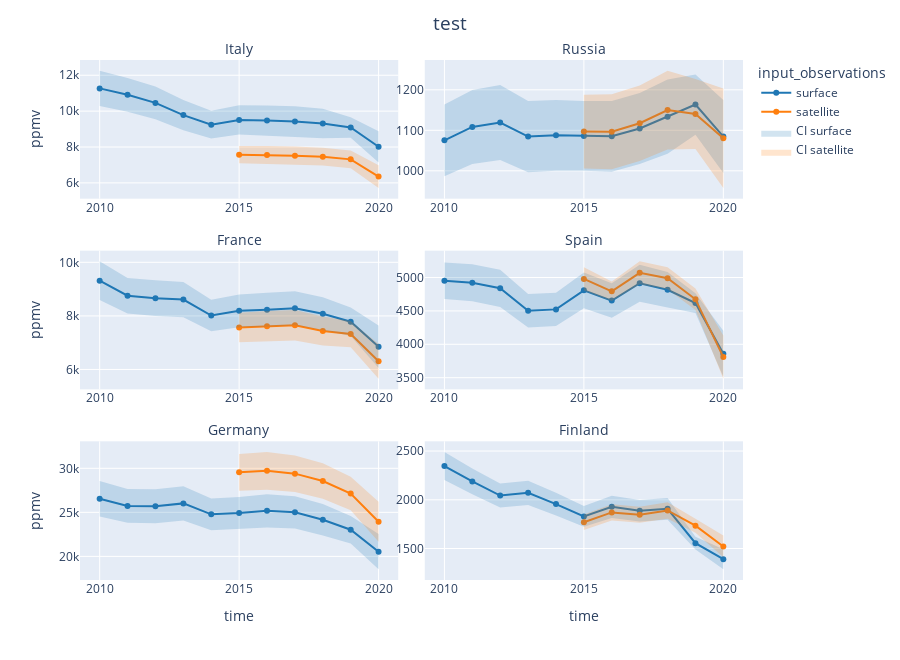

This figure's notebook cell:
### Code cell
surface_satellite_yearly_plot("carbon_dioxide", countries, years, months, "test")

### Figure 1 — Plotly figure (JSON) as saved in the notebook; plotly's stock layout.template omitted (floating-point values rounded to 4 significant figures)
{"data": [{"hovertemplate": "input_observations=surface<br>admin=Italy<br>time=%{x}<br>mean=%{y}<extra></extra>", "legendgroup": "surface", "line": {"color": "#1F77B4", "dash": "solid"}, "marker": {"symbol": "circle"}, "mode": "lines+markers", "name": "surface", "orientation": "v", "showlegend": true, "type": "scatter", "x": ["2010-01-01T00:00:00", "2011-01-01T00:00:00", "2012-01-01T00:00:00", "2013-01-01T00:00:00", "2014-01-01T00:00:00", "2015-01-01T00:00:00", "2016-01-01T00:00:00", "2017-01-01T00:00:00", "2018-01-01T00:00:00", "2019-01-01T00:00:00", "2020-01-01T00:00:00"], "xaxis": "x5", "y": [11270.0, 10910.0, 10460.0, 9778.0, 9246.0, 9509.0, 9476.0, 9421.0, 9311.0, 9087.0, 8012.0], "yaxis": "y5"}, {"hovertemplate": "input_observations=surface<br>admin=Russia<br>time=%{x}<br>mean=%{y}<extra></extra>", "legendgroup": "surface", "line": {"color": "#1F77B4", "dash": "solid"}, "marker": {"symbol": "circle"}, "mode": "lines+markers", "name": "surface", "orientation": "v", "showlegend": false, "type": "scatter", "x": ["2010-01-01T00:00:00", "2011-01-01T00:00:00", "2012-01-01T00:00:00", "2013-01-01T00:00:00", "2014-01-01T00:00:00", "2015-01-01T00:00:00", "2016-01-01T00:00:00", "2017-01-01T00:00:00", "2018-01-01T00:00:00", "2019-01-01T00:00:00", "2020-01-01T00:00:00"], "xaxis": "x6", "y": [1075.0, 1108.0, 1119.0, 1085.0, 1088.0, 1086.0, 1085.0, 1105.0, 1134.0, 1164.0, 1085.0], "yaxis": "y6"}, {"hovertemplate": "input_observations=surface<br>admin=France<br>time=%{x}<br>mean=%{y}<extra></extra>", "legendgroup": "surface", "line": {"color": "#1F77B4", "dash": "solid"}, "marker": {"symbol": "circle"}, "mode": "lines+markers", "name": "surface", "orientation": "v", "showlegend": false, "type": "scatter", "x": ["2010-01-01T00:00:00", "2011-01-01T00:00:00", "2012-01-01T00:00:00", "2013-01-01T00:00:00", "2014-01-01T00:00:00", "2015-01-01T00:00:00", "2016-01-01T00:00:00", "2017-01-01T00:00:00", "2018-01-01T00:00:00", "2019-01-01T00:00:00", "2020-01-01T00:00:00"], "xaxis": "x3", "y": [9314.0, 8752.0, 8661.0, 8610.0, 8015.0, 8189.0, 8227.0, 8285.0, 8081.0, 7783.0, 6851.0], "yaxis": "y3"}, {"hovertemplate": "input_observations=surface<br>admin=Spain<br>time=%{x}<br>mean=%{y}<extra></extra>", "legendgroup": "surface", "line": {"color": "#1F77B4", "dash": "solid"}, "marker": {"symbol": "circle"}, "mode": "lines+markers", "name": "surface", "orientation": "v", "showlegend": false, "type": "scatter", "x": ["2010-01-01T00:00:00", "2011-01-01T00:00:00", "2012-01-01T00:00:00", "2013-01-01T00:00:00", "2014-01-01T00:00:00", "2015-01-01T00:00:00", "2016-01-01T00:00:00", "2017-01-01T00:00:00", "2018-01-01T00:00:00", "2019-01-01T00:00:00", "2020-01-01T00:00:00"], "xaxis": "x4", "y": [4952.0, 4922.0, 4838.0, 4503.0, 4523.0, 4807.0, 4655.0, 4914.0, 4817.0, 4617.0, 3859.0], "yaxis": "y4"}, {"hovertemplate": "input_observations=surface<br>admin=Germany<br>time=%{x}<br>mean=%{y}<extra></extra>", "legendgroup": "surface", "line": {"color": "#1F77B4", "dash": "solid"}, "marker": {"symbol": "circle"}, "mode": "lines+markers", "name": "surface", "orientation": "v", "showlegend": false, "type": "scatter", "x": ["2010-01-01T00:00:00", "2011-01-01T00:00:00", "2012-01-01T00:00:00", "2013-01-01T00:00:00", "2014-01-01T00:00:00", "2015-01-01T00:00:00", "2016-01-01T00:00:00", "2017-01-01T00:00:00", "2018-01-01T00:00:00", "2019-01-01T00:00:00", "2020-01-01T00:00:00"], "xaxis": "x", "y": [26550.0, 25730.0, 25690.0, 26020.0, 24770.0, 24930.0, 25170.0, 25000.0, 24160.0, 23020.0, 20530.0], "yaxis": "y"}, {"hovertemplate": "input_observations=surface<br>admin=Finland<br>time=%{x}<br>mean=%{y}<extra></extra>", "legendgroup": "surface", "line": {"color": "#1F77B4", "dash": "solid"}, "marker": {"symbol": "circle"}, "mode": "lines+markers", "name": "surface", "orientation": "v", "showlegend": false, "type": "scatter", "x": ["2010-01-01T00:00:00", "2011-01-01T00:00:00", "2012-01-01T00:00:00", "2013-01-01T00:00:00", "2014-01-01T00:00:00", "2015-01-01T00:00:00", "2016-01-01T00:00:00", "2017-01-01T00:00:00", "2018-01-01T00:00:00", "2019-01-01T00:00:00", "2020-01-01T00:00:00"], "xaxis": "x2", "y": [2346.0, 2188.0, 2044.0, 2071.0, 1956.0, 1829.0, 1927.0, 1888.0, 1907.0, 1554.0, 1390.0], "yaxis": "y2"}, {"hovertemplate": "input_observations=satellite<br>admin=Italy<br>time=%{x}<br>mean=%{y}<extra></extra>", "legendgroup": "satellite", "line": {"color": "#FF7F0E", "dash": "solid"}, "marker": {"symbol": "circle"}, "mode": "lines+markers", "name": "satellite", "orientation": "v", "showlegend": true, "type": "scatter", "x": ["2010-01-01T00:00:00", "2011-01-01T00:00:00", "2012-01-01T00:00:00", "2013-01-01T00:00:00", "2014-01-01T00:00:00", "2015-01-01T00:00:00", "2016-01-01T00:00:00", "2017-01-01T00:00:00", "2018-01-01T00:00:00", "2019-01-01T00:00:00", "2020-01-01T00:00:00"], "xaxis": "x5", "y": [null, null, null, null, null, 7571.0, 7560.0, 7516.0, 7462.0, 7311.0, 6349.0], "yaxis": "y5"}, {"hovertemplate": "input_observations=satellite<br>admin=Russia<br>time=%{x}<br>mean=%{y}<extra></extra>", "legendgroup": "satellite", "line": {"color": "#FF7F0E", "dash": "solid"}, "marker": {"symbol": "circle"}, "mode": "lines+markers", "name": "satellite", "orientation": "v", "showlegend": false, "type": "scatter", "x": ["2010-01-01T00:00:00", "2011-01-01T00:00:00", "2012-01-01T00:00:00", "2013-01-01T00:00:00", "2014-01-01T00:00:00", "2015-01-01T00:00:00", "2016-01-01T00:00:00", "2017-01-01T00:00:00", "2018-01-01T00:00:00", "2019-01-01T00:00:00", "2020-01-01T00:00:00"], "xaxis": "x6", "y": [null, null, null, null, null, 1097.0, 1096.0, 1117.0, 1150.0, 1140.0, 1081.0], "yaxis": "y6"}, {"hovertemplate": "input_observations=satellite<br>admin=France<br>time=%{x}<br>mean=%{y}<extra></extra>", "legendgroup": "satellite", "line": {"color": "#FF7F0E", "dash": "solid"}, "marker": {"symbol": "circle"}, "mode": "lines+markers", "name": "satellite", "orientation": "v", "showlegend": false, "type": "scatter", "x": ["2010-01-01T00:00:00", "2011-01-01T00:00:00", "2012-01-01T00:00:00", "2013-01-01T00:00:00", "2014-01-01T00:00:00", "2015-01-01T00:00:00", "2016-01-01T00:00:00", "2017-01-01T00:00:00", "2018-01-01T00:00:00", "2019-01-01T00:00:00", "2020-01-01T00:00:00"], "xaxis": "x3", "y": [null, null, null, null, null, 7564.0, 7616.0, 7648.0, 7438.0, 7322.0, 6305.0], "yaxis": "y3"}, {"hovertemplate": "input_observations=satellite<br>admin=Spain<br>time=%{x}<br>mean=%{y}<extra></extra>", "legendgroup": "satellite", "line": {"color": "#FF7F0E", "dash": "solid"}, "marker": {"symbol": "circle"}, "mode": "lines+markers", "name": "satellite", "orientation": "v", "showlegend": false, "type": "scatter", "x": ["2010-01-01T00:00:00", "2011-01-01T00:00:00", "2012-01-01T00:00:00", "2013-01-01T00:00:00", "2014-01-01T00:00:00", "2015-01-01T00:00:00", "2016-01-01T00:00:00", "2017-01-01T00:00:00", "2018-01-01T00:00:00", "2019-01-01T00:00:00", "2020-01-01T00:00:00"], "xaxis": "x4", "y": [null, null, null, null, null, 4979.0, 4793.0, 5071.0, 4990.0, 4673.0, 3808.0], "yaxis": "y4"}, {"hovertemplate": "input_observations=satellite<br>admin=Germany<br>time=%{x}<br>mean=%{y}<extra></extra>", "legendgroup": "satellite", "line": {"color": "#FF7F0E", "dash": "solid"}, "marker": {"symbol": "circle"}, "mode": "lines+markers", "name": "satellite", "orientation": "v", "showlegend": false, "type": "scatter", "x": ["2010-01-01T00:00:00", "2011-01-01T00:00:00", "2012-01-01T00:00:00", "2013-01-01T00:00:00", "2014-01-01T00:00:00", "2015-01-01T00:00:00", "2016-01-01T00:00:00", "2017-01-01T00:00:00", "2018-01-01T00:00:00", "2019-01-01T00:00:00", "2020-01-01T00:00:00"], "xaxis": "x", "y": [null, null, null, null, null, 29540.0, 29710.0, 29400.0, 28560.0, 27140.0, 23930.0], "yaxis": "y"}, {"hovertemplate": "input_observations=satellite<br>admin=Finland<br>time=%{x}<br>mean=%{y}<extra></extra>", "legendgroup": "satellite", "line": {"color": "#FF7F0E", "dash": "solid"}, "marker": {"symbol": "circle"}, "mode": "lines+markers", "name": "satellite", "orientation": "v", "showlegend": false, "type": "scatter", "x": ["2010-01-01T00:00:00", "2011-01-01T00:00:00", "2012-01-01T00:00:00", "2013-01-01T00:00:00", "2014-01-01T00:00:00", "2015-01-01T00:00:00", "2016-01-01T00:00:00", "2017-01-01T00:00:00", "2018-01-01T00:00:00", "2019-01-01T00:00:00", "2020-01-01T00:00:00"], "xaxis": "x2", "y": [null, null, null, null, null, 1769.0, 1870.0, 1847.0, 1890.0, 1734.0, 1521.0], "yaxis": "y2"}, {"fillcolor": "rgba(31,119,180, 0.2)", "hoverlabel": {"bgcolor": "rgba(31,119,180, 0.2)"}, "hovertemplate": "Lower: %{y}<extra></extra>", "legendgroup": "CI surface", "line": {"color": "rgba(31,119,180, 0)"}, "mode": "lines+markers", "name": "CI surface", "showlegend": false, "type": "scatter", "x": ["2010-01-01T00:00:00", "2011-01-01T00:00:00", "2012-01-01T00:00:00", "2013-01-01T00:00:00", "2014-01-01T00:00:00", "2015-01-01T00:00:00", "2016-01-01T00:00:00", "2017-01-01T00:00:00", "2018-01-01T00:00:00", "2019-01-01T00:00:00", "2020-01-01T00:00:00"], "xaxis": "x5", "y": [10280.0, 9970.0, 9541.0, 8931.0, 8474.0, 8692.0, 8633.0, 8572.0, 8483.0, 8516.0, 7141.0], "yaxis": "y5"}, {"fill": "tonexty", "fillcolor": "rgba(31,119,180, 0.2)", "hoverinfo": "name+text+y", "hoverlabel": {"bgcolor": "rgba(31,119,180, 0.2)"}, "hovertemplate": "Upper: %{y}<extra></extra>", "legendgroup": "CI surface", "line": {"color": "rgba(31,119,180, 0)"}, "mode": "lines+markers", "name": "CI surface", "showlegend": false, "type": "scatter", "x": ["2010-01-01T00:00:00", "2011-01-01T00:00:00", "2012-01-01T00:00:00", "2013-01-01T00:00:00", "2014-01-01T00:00:00", "2015-01-01T00:00:00", "2016-01-01T00:00:00", "2017-01-01T00:00:00", "2018-01-01T00:00:00", "2019-01-01T00:00:00", "2020-01-01T00:00:00"], "xaxis": "x5", "y": [12260.0, 11850.0, 11380.0, 10620.0, 10020.0, 10330.0, 10320.0, 10270.0, 10140.0, 9659.0, 8883.0], "yaxis": "y5"}, {"fillcolor": "rgba(31,119,180, 0.2)", "hoverlabel": {"bgcolor": "rgba(31,119,180, 0.2)"}, "hovertemplate": "Lower: %{y}<extra></extra>", "legendgroup": "CI surface", "line": {"color": "rgba(31,119,180, 0)"}, "mode": "lines+markers", "name": "CI surface", "showlegend": false, "type": "scatter", "x": ["2010-01-01T00:00:00", "2011-01-01T00:00:00", "2012-01-01T00:00:00", "2013-01-01T00:00:00", "2014-01-01T00:00:00", "2015-01-01T00:00:00", "2016-01-01T00:00:00", "2017-01-01T00:00:00", "2018-01-01T00:00:00", "2019-01-01T00:00:00", "2020-01-01T00:00:00"], "xaxis": "x6", "y": [986.6, 1017.0, 1027.0, 996.5, 1000.0, 1000.0, 998.0, 1017.0, 1042.0, 1089.0, 994.6], "yaxis": "y6"}, {"fill": "tonexty", "fillcolor": "rgba(31,119,180, 0.2)", "hoverinfo": "name+text+y", "hoverlabel": {"bgcolor": "rgba(31,119,180, 0.2)"}, "hovertemplate": "Upper: %{y}<extra></extra>", "legendgroup": "CI surface", "line": {"color": "rgba(31,119,180, 0)"}, "mode": "lines+markers", "name": "CI surface", "showlegend": false, "type": "scatter", "x": ["2010-01-01T00:00:00", "2011-01-01T00:00:00", "2012-01-01T00:00:00", "2013-01-01T00:00:00", "2014-01-01T00:00:00", "2015-01-01T00:00:00", "2016-01-01T00:00:00", "2017-01-01T00:00:00", "2018-01-01T00:00:00", "2019-01-01T00:00:00", "2020-01-01T00:00:00"], "xaxis": "x6", "y": [1164.0, 1200.0, 1212.0, 1173.0, 1175.0, 1172.0, 1173.0, 1192.0, 1225.0, 1238.0, 1175.0], "yaxis": "y6"}, {"fillcolor": "rgba(31,119,180, 0.2)", "hoverlabel": {"bgcolor": "rgba(31,119,180, 0.2)"}, "hovertemplate": "Lower: %{y}<extra></extra>", "legendgroup": "CI surface", "line": {"color": "rgba(31,119,180, 0)"}, "mode": "lines+markers", "name": "CI surface", "showlegend": false, "type": "scatter", "x": ["2010-01-01T00:00:00", "2011-01-01T00:00:00", "2012-01-01T00:00:00", "2013-01-01T00:00:00", "2014-01-01T00:00:00", "2015-01-01T00:00:00", "2016-01-01T00:00:00", "2017-01-01T00:00:00", "2018-01-01T00:00:00", "2019-01-01T00:00:00", "2020-01-01T00:00:00"], "xaxis": "x3", "y": [8593.0, 8090.0, 7992.0, 7952.0, 7429.0, 7578.0, 7592.0, 7648.0, 7464.0, 7253.0, 6058.0], "yaxis": "y3"}, {"fill": "tonexty", "fillcolor": "rgba(31,119,180, 0.2)", "hoverinfo": "name+text+y", "hoverlabel": {"bgcolor": "rgba(31,119,180, 0.2)"}, "hovertemplate": "Upper: %{y}<extra></extra>", "legendgroup": "CI surface", "line": {"color": "rgba(31,119,180, 0)"}, "mode": "lines+markers", "name": "CI surface", "showlegend": false, "type": "scatter", "x": ["2010-01-01T00:00:00", "2011-01-01T00:00:00", "2012-01-01T00:00:00", "2013-01-01T00:00:00", "2014-01-01T00:00:00", "2015-01-01T00:00:00", "2016-01-01T00:00:00", "2017-01-01T00:00:00", "2018-01-01T00:00:00", "2019-01-01T00:00:00", "2020-01-01T00:00:00"], "xaxis": "x3", "y": [10040.0, 9415.0, 9329.0, 9268.0, 8600.0, 8800.0, 8862.0, 8923.0, 8698.0, 8314.0, 7645.0], "yaxis": "y3"}, {"fillcolor": "rgba(31,119,180, 0.2)", "hoverlabel": {"bgcolor": "rgba(31,119,180, 0.2)"}, "hovertemplate": "Lower: %{y}<extra></extra>", "legendgroup": "CI surface", "line": {"color": "rgba(31,119,180, 0)"}, "mode": "lines+markers", "name": "CI surface", "showlegend": false, "type": "scatter", "x": ["2010-01-01T00:00:00", "2011-01-01T00:00:00", "2012-01-01T00:00:00", "2013-01-01T00:00:00", "2014-01-01T00:00:00", "2015-01-01T00:00:00", "2016-01-01T00:00:00", "2017-01-01T00:00:00", "2018-01-01T00:00:00", "2019-01-01T00:00:00", "2020-01-01T00:00:00"], "xaxis": "x4", "y": [4678.0, 4646.0, 4560.0, 4250.0, 4273.0, 4539.0, 4397.0, 4638.0, 4550.0, 4469.0, 3515.0], "yaxis": "y4"}, {"fill": "tonexty", "fillcolor": "rgba(31,119,180, 0.2)", "hoverinfo": "name+text+y", "hoverlabel": {"bgcolor": "rgba(31,119,180, 0.2)"}, "hovertemplate": "Upper: %{y}<extra></extra>", "legendgroup": "CI surface", "line": {"color": "rgba(31,119,180, 0)"}, "mode": "lines+markers", "name": "CI surface", "showlegend": false, "type": "scatter", "x": ["2010-01-01T00:00:00", "2011-01-01T00:00:00", "2012-01-01T00:00:00", "2013-01-01T00:00:00", "2014-01-01T00:00:00", "2015-01-01T00:00:00", "2016-01-01T00:00:00", "2017-01-01T00:00:00", "2018-01-01T00:00:00", "2019-01-01T00:00:00", "2020-01-01T00:00:00"], "xaxis": "x4", "y": [5226.0, 5199.0, 5117.0, 4755.0, 4772.0, 5076.0, 4912.0, 5190.0, 5084.0, 4764.0, 4203.0], "yaxis": "y4"}, {"fillcolor": "rgba(31,119,180, 0.2)", "hoverlabel": {"bgcolor": "rgba(31,119,180, 0.2)"}, "hovertemplate": "Lower: %{y}<extra></extra>", "legendgroup": "CI surface", "line": {"color": "rgba(31,119,180, 0)"}, "mode": "lines+markers", "name": "CI surface", "showlegend": false, "type": "scatter", "x": ["2010-01-01T00:00:00", "2011-01-01T00:00:00", "2012-01-01T00:00:00", "2013-01-01T00:00:00", "2014-01-01T00:00:00", "2015-01-01T00:00:00", "2016-01-01T00:00:00", "2017-01-01T00:00:00", "2018-01-01T00:00:00", "2019-01-01T00:00:00", "2020-01-01T00:00:00"], "xaxis": "x", "y": [24540.0, 23810.0, 23760.0, 24080.0, 22970.0, 23100.0, 23290.0, 23160.0, 22380.0, 21470.0, 18530.0], "yaxis": "y"}, {"fill": "tonexty", "fillcolor": "rgba(31,119,180, 0.2)", "hoverinfo": "name+text+y", "hoverlabel": {"bgcolor": "rgba(31,119,180, 0.2)"}, "hovertemplate": "Upper: %{y}<extra></extra>", "legendgroup": "CI surface", "line": {"color": "rgba(31,119,180, 0)"}, "mode": "lines+markers", "name": "CI surface", "showlegend": false, "type": "scatter", "x": ["2010-01-01T00:00:00", "2011-01-01T00:00:00", "2012-01-01T00:00:00", "2013-01-01T00:00:00", "2014-01-01T00:00:00", "2015-01-01T00:00:00", "2016-01-01T00:00:00", "2017-01-01T00:00:00", "2018-01-01T00:00:00", "2019-01-01T00:00:00", "2020-01-01T00:00:00"], "xaxis": "x", "y": [28560.0, 27650.0, 27630.0, 27960.0, 26580.0, 26750.0, 27040.0, 26840.0, 25940.0, 24580.0, 22530.0], "yaxis": "y"}, {"fillcolor": "rgba(31,119,180, 0.2)", "hoverlabel": {"bgcolor": "rgba(31,119,180, 0.2)"}, "hovertemplate": "Lower: %{y}<extra></extra>", "legendgroup": "CI surface", "line": {"color": "rgba(31,119,180, 0)"}, "mode": "lines+markers", "name": "CI surface", "showlegend": false, "type": "scatter", "x": ["2010-01-01T00:00:00", "2011-01-01T00:00:00", "2012-01-01T00:00:00", "2013-01-01T00:00:00", "2014-01-01T00:00:00", "2015-01-01T00:00:00", "2016-01-01T00:00:00", "2017-01-01T00:00:00", "2018-01-01T00:00:00", "2019-01-01T00:00:00", "2020-01-01T00:00:00"], "xaxis": "x2", "y": [2202.0, 2056.0, 1921.0, 1947.0, 1840.0, 1722.0, 1813.0, 1778.0, 1795.0, 1489.0, 1286.0], "yaxis": "y2"}, {"fill": "tonexty", "fillcolor": "rgba(31,119,180, 0.2)", "hoverinfo": "name+text+y", "hoverlabel": {"bgcolor": "rgba(31,119,180, 0.2)"}, "hovertemplate": "Upper: %{y}<extra></extra>", "legendgroup": "CI surface", "line": {"color": "rgba(31,119,180, 0)"}, "mode": "lines+markers", "name": "CI surface", "showlegend": true, "type": "scatter", "x": ["2010-01-01T00:00:00", "2011-01-01T00:00:00", "2012-01-01T00:00:00", "2013-01-01T00:00:00", "2014-01-01T00:00:00", "2015-01-01T00:00:00", "2016-01-01T00:00:00", "2017-01-01T00:00:00", "2018-01-01T00:00:00", "2019-01-01T00:00:00", "2020-01-01T00:00:00"], "xaxis": "x2", "y": [2490.0, 2321.0, 2167.0, 2195.0, 2072.0, 1937.0, 2042.0, 1998.0, 2018.0, 1620.0, 1494.0], "yaxis": "y2"}, {"fillcolor": "rgba(255,127,14, 0.2)", "hoverlabel": {"bgcolor": "rgba(255,127,14, 0.2)"}, "hovertemplate": "Lower: %{y}<extra></extra>", "legendgroup": "CI satellite", "line": {"color": "rgba(255,127,14, 0)"}, "mode": "lines+markers", "name": "CI satellite", "showlegend": false, "type": "scatter", "x": ["2010-01-01T00:00:00", "2011-01-01T00:00:00", "2012-01-01T00:00:00", "2013-01-01T00:00:00", "2014-01-01T00:00:00", "2015-01-01T00:00:00", "2016-01-01T00:00:00", "2017-01-01T00:00:00", "2018-01-01T00:00:00", "2019-01-01T00:00:00", "2020-01-01T00:00:00"], "xaxis": "x5", "y": [null, null, null, null, null, 7092.0, 7063.0, 7009.0, 6971.0, 6816.0, 5714.0], "yaxis": "y5"}, {"fill": "tonexty", "fillcolor": "rgba(255,127,14, 0.2)", "hoverinfo": "name+text+y", "hoverlabel": {"bgcolor": "rgba(255,127,14, 0.2)"}, "hovertemplate": "Upper: %{y}<extra></extra>", "legendgroup": "CI satellite", "line": {"color": "rgba(255,127,14, 0)"}, "mode": "lines+markers", "name": "CI satellite", "showlegend": false, "type": "scatter", "x": ["2010-01-01T00:00:00", "2011-01-01T00:00:00", "2012-01-01T00:00:00", "2013-01-01T00:00:00", "2014-01-01T00:00:00", "2015-01-01T00:00:00", "2016-01-01T00:00:00", "2017-01-01T00:00:00", "2018-01-01T00:00:00", "2019-01-01T00:00:00", "2020-01-01T00:00:00"], "xaxis": "x5", "y": [null, null, null, null, null, 8050.0, 8057.0, 8023.0, 7953.0, 7805.0, 6984.0], "yaxis": "y5"}, {"fillcolor": "rgba(255,127,14, 0.2)", "hoverlabel": {"bgcolor": "rgba(255,127,14, 0.2)"}, "hovertemplate": "Lower: %{y}<extra></extra>", "legendgroup": "CI satellite", "line": {"color": "rgba(255,127,14, 0)"}, "mode": "lines+markers", "name": "CI satellite", "showlegend": false, "type": "scatter", "x": ["2010-01-01T00:00:00", "2011-01-01T00:00:00", "2012-01-01T00:00:00", "2013-01-01T00:00:00", "2014-01-01T00:00:00", "2015-01-01T00:00:00", "2016-01-01T00:00:00", "2017-01-01T00:00:00", "2018-01-01T00:00:00", "2019-01-01T00:00:00", "2020-01-01T00:00:00"], "xaxis": "x6", "y": [null, null, null, null, null, 1006.0, 1004.0, 1024.0, 1053.0, 1054.0, 957.6], "yaxis": "y6"}, {"fill": "tonexty", "fillcolor": "rgba(255,127,14, 0.2)", "hoverinfo": "name+text+y", "hoverlabel": {"bgcolor": "rgba(255,127,14, 0.2)"}, "hovertemplate": "Upper: %{y}<extra></extra>", "legendgroup": "CI satellite", "line": {"color": "rgba(255,127,14, 0)"}, "mode": "lines+markers", "name": "CI satellite", "showlegend": false, "type": "scatter", "x": ["2010-01-01T00:00:00", "2011-01-01T00:00:00", "2012-01-01T00:00:00", "2013-01-01T00:00:00", "2014-01-01T00:00:00", "2015-01-01T00:00:00", "2016-01-01T00:00:00", "2017-01-01T00:00:00", "2018-01-01T00:00:00", "2019-01-01T00:00:00", "2020-01-01T00:00:00"], "xaxis": "x6", "y": [null, null, null, null, null, 1188.0, 1189.0, 1210.0, 1247.0, 1227.0, 1203.0], "yaxis": "y6"}, {"fillcolor": "rgba(255,127,14, 0.2)", "hoverlabel": {"bgcolor": "rgba(255,127,14, 0.2)"}, "hovertemplate": "Lower: %{y}<extra></extra>", "legendgroup": "CI satellite", "line": {"color": "rgba(255,127,14, 0)"}, "mode": "lines+markers", "name": "CI satellite", "showlegend": false, "type": "scatter", "x": ["2010-01-01T00:00:00", "2011-01-01T00:00:00", "2012-01-01T00:00:00", "2013-01-01T00:00:00", "2014-01-01T00:00:00", "2015-01-01T00:00:00", "2016-01-01T00:00:00", "2017-01-01T00:00:00", "2018-01-01T00:00:00", "2019-01-01T00:00:00", "2020-01-01T00:00:00"], "xaxis": "x3", "y": [null, null, null, null, null, 7013.0, 7045.0, 7078.0, 6895.0, 6829.0, 5658.0], "yaxis": "y3"}, {"fill": "tonexty", "fillcolor": "rgba(255,127,14, 0.2)", "hoverinfo": "name+text+y", "hoverlabel": {"bgcolor": "rgba(255,127,14, 0.2)"}, "hovertemplate": "Upper: %{y}<extra></extra>", "legendgroup": "CI satellite", "line": {"color": "rgba(255,127,14, 0)"}, "mode": "lines+markers", "name": "CI satellite", "showlegend": false, "type": "scatter", "x": ["2010-01-01T00:00:00", "2011-01-01T00:00:00", "2012-01-01T00:00:00", "2013-01-01T00:00:00", "2014-01-01T00:00:00", "2015-01-01T00:00:00", "2016-01-01T00:00:00", "2017-01-01T00:00:00", "2018-01-01T00:00:00", "2019-01-01T00:00:00", "2020-01-01T00:00:00"], "xaxis": "x3", "y": [null, null, null, null, null, 8116.0, 8187.0, 8219.0, 7980.0, 7814.0, 6951.0], "yaxis": "y3"}, {"fillcolor": "rgba(255,127,14, 0.2)", "hoverlabel": {"bgcolor": "rgba(255,127,14, 0.2)"}, "hovertemplate": "Lower: %{y}<extra></extra>", "legendgroup": "CI satellite", "line": {"color": "rgba(255,127,14, 0)"}, "mode": "lines+markers", "name": "CI satellite", "showlegend": false, "type": "scatter", "x": ["2010-01-01T00:00:00", "2011-01-01T00:00:00", "2012-01-01T00:00:00", "2013-01-01T00:00:00", "2014-01-01T00:00:00", "2015-01-01T00:00:00", "2016-01-01T00:00:00", "2017-01-01T00:00:00", "2018-01-01T00:00:00", "2019-01-01T00:00:00", "2020-01-01T00:00:00"], "xaxis": "x4", "y": [null, null, null, null, null, 4805.0, 4647.0, 4899.0, 4825.0, 4512.0, 3485.0], "yaxis": "y4"}, {"fill": "tonexty", "fillcolor": "rgba(255,127,14, 0.2)", "hoverinfo": "name+text+y", "hoverlabel": {"bgcolor": "rgba(255,127,14, 0.2)"}, "hovertemplate": "Upper: %{y}<extra></extra>", "legendgroup": "CI satellite", "line": {"color": "rgba(255,127,14, 0)"}, "mode": "lines+markers", "name": "CI satellite", "showlegend": false, "type": "scatter", "x": ["2010-01-01T00:00:00", "2011-01-01T00:00:00", "2012-01-01T00:00:00", "2013-01-01T00:00:00", "2014-01-01T00:00:00", "2015-01-01T00:00:00", "2016-01-01T00:00:00", "2017-01-01T00:00:00", "2018-01-01T00:00:00", "2019-01-01T00:00:00", "2020-01-01T00:00:00"], "xaxis": "x4", "y": [null, null, null, null, null, 5153.0, 4940.0, 5242.0, 5155.0, 4834.0, 4132.0], "yaxis": "y4"}, {"fillcolor": "rgba(255,127,14, 0.2)", "hoverlabel": {"bgcolor": "rgba(255,127,14, 0.2)"}, "hovertemplate": "Lower: %{y}<extra></extra>", "legendgroup": "CI satellite", "line": {"color": "rgba(255,127,14, 0)"}, "mode": "lines+markers", "name": "CI satellite", "showlegend": false, "type": "scatter", "x": ["2010-01-01T00:00:00", "2011-01-01T00:00:00", "2012-01-01T00:00:00", "2013-01-01T00:00:00", "2014-01-01T00:00:00", "2015-01-01T00:00:00", "2016-01-01T00:00:00", "2017-01-01T00:00:00", "2018-01-01T00:00:00", "2019-01-01T00:00:00", "2020-01-01T00:00:00"], "xaxis": "x", "y": [null, null, null, null, null, 27460.0, 27570.0, 27320.0, 26550.0, 25230.0, 21660.0], "yaxis": "y"}, {"fill": "tonexty", "fillcolor": "rgba(255,127,14, 0.2)", "hoverinfo": "name+text+y", "hoverlabel": {"bgcolor": "rgba(255,127,14, 0.2)"}, "hovertemplate": "Upper: %{y}<extra></extra>", "legendgroup": "CI satellite", "line": {"color": "rgba(255,127,14, 0)"}, "mode": "lines+markers", "name": "CI satellite", "showlegend": false, "type": "scatter", "x": ["2010-01-01T00:00:00", "2011-01-01T00:00:00", "2012-01-01T00:00:00", "2013-01-01T00:00:00", "2014-01-01T00:00:00", "2015-01-01T00:00:00", "2016-01-01T00:00:00", "2017-01-01T00:00:00", "2018-01-01T00:00:00", "2019-01-01T00:00:00", "2020-01-01T00:00:00"], "xaxis": "x", "y": [null, null, null, null, null, 31620.0, 31850.0, 31470.0, 30570.0, 29050.0, 26210.0], "yaxis": "y"}, {"fillcolor": "rgba(255,127,14, 0.2)", "hoverlabel": {"bgcolor": "rgba(255,127,14, 0.2)"}, "hovertemplate": "Lower: %{y}<extra></extra>", "legendgroup": "CI satellite", "line": {"color": "rgba(255,127,14, 0)"}, "mode": "lines+markers", "name": "CI satellite", "showlegend": false, "type": "scatter", "x": ["2010-01-01T00:00:00", "2011-01-01T00:00:00", "2012-01-01T00:00:00", "2013-01-01T00:00:00", "2014-01-01T00:00:00", "2015-01-01T00:00:00", "2016-01-01T00:00:00", "2017-01-01T00:00:00", "2018-01-01T00:00:00", "2019-01-01T00:00:00", "2020-01-01T00:00:00"], "xaxis": "x2", "y": [null, null, null, null, null, 1691.0, 1787.0, 1765.0, 1805.0, 1662.0, 1409.0], "yaxis": "y2"}, {"fill": "tonexty", "fillcolor": "rgba(255,127,14, 0.2)", "hoverinfo": "name+text+y", "hoverlabel": {"bgcolor": "rgba(255,127,14, 0.2)"}, "hovertemplate": "Upper: %{y}<extra></extra>", "legendgroup": "CI satellite", "line": {"color": "rgba(255,127,14, 0)"}, "mode": "lines+markers", "name": "CI satellite", "showlegend": true, "type": "scatter", "x": ["2010-01-01T00:00:00", "2011-01-01T00:00:00", "2012-01-01T00:00:00", "2013-01-01T00:00:00", "2014-01-01T00:00:00", "2015-01-01T00:00:00", "2016-01-01T00:00:00", "2017-01-01T00:00:00", "2018-01-01T00:00:00", "2019-01-01T00:00:00", "2020-01-01T00:00:00"], "xaxis": "x2", "y": [null, null, null, null, null, 1848.0, 1953.0, 1929.0, 1975.0, 1806.0, 1633.0], "yaxis": "y2"}], "layout": {"annotations": [{"font": {"size": 14}, "showarrow": false, "text": "Germany", "x": 0.24, "xanchor": "center", "xref": "paper", "y": 0.2667, "yanchor": "bottom", "yref": "paper"}, {"font": {"size": 14}, "showarrow": false, "text": "Finland", "x": 0.76, "xanchor": "center", "xref": "paper", "y": 0.2667, "yanchor": "bottom", "yref": "paper"}, {"font": {"size": 14}, "showarrow": false, "text": "France", "x": 0.24, "xanchor": "center", "xref": "paper", "y": 0.6333, "yanchor": "bottom", "yref": "paper"}, {"font": {"size": 14}, "showarrow": false, "text": "Spain", "x": 0.76, "xanchor": "center", "xref": "paper", "y": 0.6333, "yanchor": "bottom", "yref": "paper"}, {"font": {"size": 14}, "showarrow": false, "text": "Italy", "x": 0.24, "xanchor": "center", "xref": "paper", "y": 1, "yanchor": "bottom", "yref": "paper"}, {"font": {"size": 14}, "showarrow": false, "text": "Russia", "x": 0.76, "xanchor": "center", "xref": "paper", "y": 1, "yanchor": "bottom", "yref": "paper"}], "height": 660, "hovermode": "closest", "legend": {"title": {"text": "input_observations"}, "tracegroupgap": 0}, "margin": {"t": 60}, "title": {"font": {"size": 19}, "text": "test", "x": 0.5}, "xaxis": {"anchor": "y", "domain": [0, 0.48], "showticklabels": true, "title": {"text": "time"}}, "xaxis2": {"anchor": "y2", "domain": [0.52, 1], "showticklabels": true, "title": {"text": "time"}}, "xaxis3": {"anchor": "y3", "domain": [0, 0.48], "showticklabels": true}, "xaxis4": {"anchor": "y4", "domain": [0.52, 1], "showticklabels": true}, "xaxis5": {"anchor": "y5", "domain": [0, 0.48], "showticklabels": true}, "xaxis6": {"anchor": "y6", "domain": [0.52, 1], "showticklabels": true}, "yaxis": {"anchor": "x", "domain": [0, 0.2667], "showticklabels": true, "title": {"text": "ppmv"}}, "yaxis2": {"anchor": "x2", "domain": [0, 0.2667], "showticklabels": true}, "yaxis3": {"anchor": "x3", "domain": [0.3667, 0.6333], "showticklabels": true, "title": {"text": "ppmv"}}, "yaxis4": {"anchor": "x4", "domain": [0.3667, 0.6333], "showticklabels": true}, "yaxis5": {"anchor": "x5", "domain": [0.7333, 1], "showticklabels": true, "title": {"text": "ppmv"}}, "yaxis6": {"anchor": "x6", "domain": [0.7333, 1], "showticklabels": true}}}
